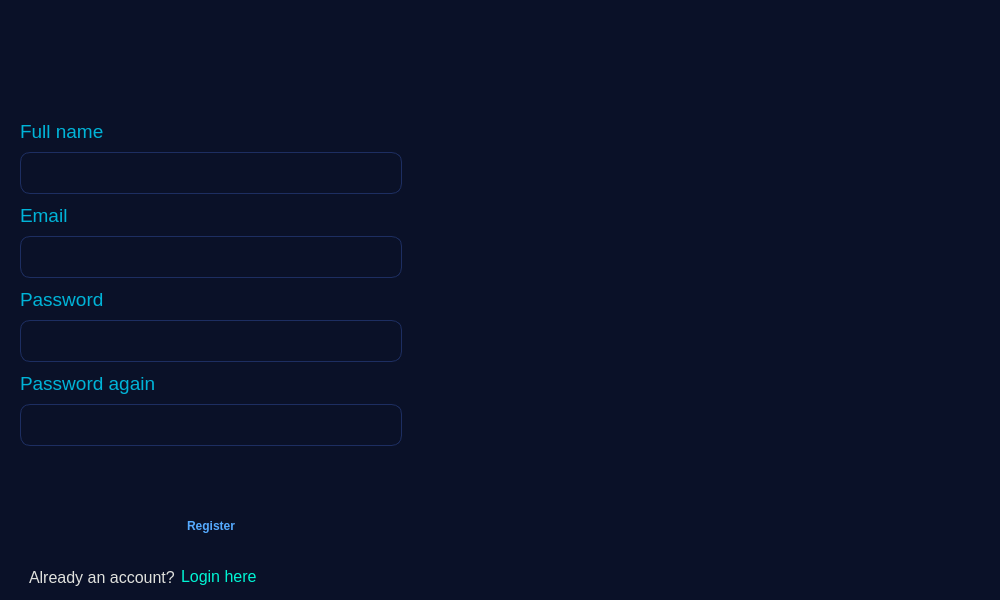
<?xml version="1.0" encoding="UTF-8"?>
<ui version="4.0">
 <class>MainWindow</class>
 <widget class="QMainWindow" name="MainWindow">
  <property name="geometry">
   <rect>
    <x>0</x>
    <y>0</y>
    <width>1000</width>
    <height>600</height>
   </rect>
  </property>
  <property name="sizePolicy">
   <sizepolicy hsizetype="Preferred" vsizetype="Fixed">
    <horstretch>0</horstretch>
    <verstretch>0</verstretch>
   </sizepolicy>
  </property>
  <property name="minimumSize">
   <size>
    <width>1000</width>
    <height>600</height>
   </size>
  </property>
  <property name="maximumSize">
   <size>
    <width>1000</width>
    <height>600</height>
   </size>
  </property>
  <property name="windowTitle">
   <string>MainWindow</string>
  </property>
  <widget class="QWidget" name="centralwidget">
   <property name="sizePolicy">
    <sizepolicy hsizetype="Fixed" vsizetype="Preferred">
     <horstretch>0</horstretch>
     <verstretch>0</verstretch>
    </sizepolicy>
   </property>
   <property name="minimumSize">
    <size>
     <width>1000</width>
     <height>600</height>
    </size>
   </property>
   <property name="maximumSize">
    <size>
     <width>1000</width>
     <height>600</height>
    </size>
   </property>
   <property name="styleSheet">
    <string notr="true">/* Nền xanh dương cực đậm huyền bí */
#centralwidget {
	background: #0A1128;
}

/* Các ô nhập dữ liệu nền xanh đêm, chữ trắng */
#full_name, #email, #password, #password_2 {
	background: #131F42;
	border: 1px solid #1D2E61;
	border-radius: 10px;
	min-height: 40px;
	padding-left: 10px;
	color: #FFFFFF;
}
#full_name:focus, #email:focus, #password:focus, #password_2:focus {
	border: 1.5px solid #00B4D8; /* Lên viền xanh sáng của logo khi click chuột vào */
}

/* Các nhãn chữ đổi sang màu xanh sáng cho dễ đọc */
QLabel {
	color: #00B4D8;
}

/* Nút Register màu xanh Cyan nổi bần bật */
#signup {
	background: #00B4D8;
	color: #0A1128;
	font-weight: bold;
	border: none;
	outline: none;
	border-radius: 10px;
	min-height: 40px;
}
#signup:hover {
	background: #00F5D4; /* Di chuột vào sẽ sáng rực lên */
}

/* Chữ gợi ý và link Login */
#label_5 {
	color: #E0E1DD;
}
#nav_login {
	color: #00F5D4;
	background: transparent;
	border: none;
	outline: none;	
	text-align: left; 
}
#nav_login:hover {
	color: #FFFFFF;
	text-decoration: underline;
}</string>
   </property>
   <layout class="QHBoxLayout" name="horizontalLayout" stretch="0,1">
    <property name="spacing">
     <number>11</number>
    </property>
    <property name="leftMargin">
     <number>11</number>
    </property>
    <property name="topMargin">
     <number>11</number>
    </property>
    <item>
     <widget class="QWidget" name="widget" native="true">
      <property name="sizePolicy">
       <sizepolicy hsizetype="Preferred" vsizetype="Minimum">
        <horstretch>0</horstretch>
        <verstretch>0</verstretch>
       </sizepolicy>
      </property>
      <property name="minimumSize">
       <size>
        <width>400</width>
        <height>600</height>
       </size>
      </property>
      <property name="maximumSize">
       <size>
        <width>400</width>
        <height>600</height>
       </size>
      </property>
      <property name="styleSheet">
       <string notr="true">background: transparent;</string>
      </property>
      <layout class="QVBoxLayout" name="verticalLayout">
       <item>
        <widget class="QLabel" name="title">
         <property name="sizePolicy">
          <sizepolicy hsizetype="Preferred" vsizetype="Fixed">
           <horstretch>0</horstretch>
           <verstretch>0</verstretch>
          </sizepolicy>
         </property>
         <property name="minimumSize">
          <size>
           <width>0</width>
           <height>90</height>
          </size>
         </property>
         <property name="maximumSize">
          <size>
           <width>16777215</width>
           <height>90</height>
          </size>
         </property>
         <property name="font">
          <font>
           <family>Arial Black</family>
           <pointsize>16</pointsize>
           <weight>75</weight>
           <bold>true</bold>
          </font>
         </property>
         <property name="text">
          <string/>
         </property>
         <property name="pixmap">
          <pixmap>../../../Downloads/Pos_logo-removebg-preview.png</pixmap>
         </property>
         <property name="scaledContents">
          <bool>true</bool>
         </property>
         <property name="alignment">
          <set>Qt::AlignCenter</set>
         </property>
        </widget>
       </item>
       <item>
        <widget class="QLabel" name="label_6">
         <property name="sizePolicy">
          <sizepolicy hsizetype="Preferred" vsizetype="Minimum">
           <horstretch>0</horstretch>
           <verstretch>0</verstretch>
          </sizepolicy>
         </property>
         <property name="minimumSize">
          <size>
           <width>0</width>
           <height>30</height>
          </size>
         </property>
         <property name="maximumSize">
          <size>
           <width>16777215</width>
           <height>30</height>
          </size>
         </property>
         <property name="font">
          <font>
           <family>Arial</family>
           <pointsize>14</pointsize>
          </font>
         </property>
         <property name="text">
          <string>Full name</string>
         </property>
        </widget>
       </item>
       <item>
        <widget class="QLineEdit" name="full_name">
         <property name="minimumSize">
          <size>
           <width>0</width>
           <height>42</height>
          </size>
         </property>
         <property name="font">
          <font>
           <family>Arial</family>
           <pointsize>14</pointsize>
          </font>
         </property>
         <property name="styleSheet">
          <string notr="true"/>
         </property>
        </widget>
       </item>
       <item>
        <widget class="QLabel" name="label_3">
         <property name="sizePolicy">
          <sizepolicy hsizetype="Preferred" vsizetype="Minimum">
           <horstretch>0</horstretch>
           <verstretch>0</verstretch>
          </sizepolicy>
         </property>
         <property name="minimumSize">
          <size>
           <width>0</width>
           <height>30</height>
          </size>
         </property>
         <property name="maximumSize">
          <size>
           <width>16777215</width>
           <height>30</height>
          </size>
         </property>
         <property name="font">
          <font>
           <family>Arial</family>
           <pointsize>14</pointsize>
          </font>
         </property>
         <property name="text">
          <string>Email</string>
         </property>
        </widget>
       </item>
       <item>
        <widget class="QLineEdit" name="email">
         <property name="minimumSize">
          <size>
           <width>0</width>
           <height>42</height>
          </size>
         </property>
         <property name="font">
          <font>
           <family>Arial</family>
           <pointsize>14</pointsize>
          </font>
         </property>
         <property name="styleSheet">
          <string notr="true"/>
         </property>
        </widget>
       </item>
       <item>
        <widget class="QLabel" name="label_4">
         <property name="minimumSize">
          <size>
           <width>0</width>
           <height>30</height>
          </size>
         </property>
         <property name="maximumSize">
          <size>
           <width>16777215</width>
           <height>30</height>
          </size>
         </property>
         <property name="font">
          <font>
           <family>Arial</family>
           <pointsize>14</pointsize>
          </font>
         </property>
         <property name="text">
          <string>Password</string>
         </property>
        </widget>
       </item>
       <item>
        <widget class="QLineEdit" name="password">
         <property name="minimumSize">
          <size>
           <width>0</width>
           <height>42</height>
          </size>
         </property>
         <property name="baseSize">
          <size>
           <width>0</width>
           <height>30</height>
          </size>
         </property>
         <property name="font">
          <font>
           <family>Arial</family>
           <pointsize>14</pointsize>
          </font>
         </property>
         <property name="styleSheet">
          <string notr="true"/>
         </property>
         <property name="echoMode">
          <enum>QLineEdit::Password</enum>
         </property>
        </widget>
       </item>
       <item>
        <widget class="QLabel" name="label_7">
         <property name="minimumSize">
          <size>
           <width>0</width>
           <height>30</height>
          </size>
         </property>
         <property name="maximumSize">
          <size>
           <width>16777215</width>
           <height>30</height>
          </size>
         </property>
         <property name="font">
          <font>
           <family>Arial</family>
           <pointsize>14</pointsize>
          </font>
         </property>
         <property name="text">
          <string>Password again</string>
         </property>
        </widget>
       </item>
       <item>
        <widget class="QLineEdit" name="password_2">
         <property name="minimumSize">
          <size>
           <width>0</width>
           <height>42</height>
          </size>
         </property>
         <property name="baseSize">
          <size>
           <width>0</width>
           <height>30</height>
          </size>
         </property>
         <property name="font">
          <font>
           <family>Arial</family>
           <pointsize>14</pointsize>
           <kerning>true</kerning>
          </font>
         </property>
         <property name="styleSheet">
          <string notr="true"/>
         </property>
         <property name="echoMode">
          <enum>QLineEdit::Password</enum>
         </property>
        </widget>
       </item>
       <item>
        <widget class="QLabel" name="label_2">
         <property name="maximumSize">
          <size>
           <width>16777215</width>
           <height>130</height>
          </size>
         </property>
         <property name="styleSheet">
          <string notr="true">background: transparent;</string>
         </property>
         <property name="text">
          <string/>
         </property>
         <property name="pixmap">
          <pixmap>../img/logo.png</pixmap>
         </property>
         <property name="alignment">
          <set>Qt::AlignCenter</set>
         </property>
        </widget>
       </item>
       <item>
        <widget class="QPushButton" name="signup">
         <property name="minimumSize">
          <size>
           <width>0</width>
           <height>40</height>
          </size>
         </property>
         <property name="font">
          <font>
           <weight>75</weight>
           <bold>true</bold>
          </font>
         </property>
         <property name="styleSheet">
          <string notr="true">color: rgb(85, 170, 255);</string>
         </property>
         <property name="text">
          <string>Register</string>
         </property>
        </widget>
       </item>
       <item>
        <widget class="QWidget" name="widget_3" native="true">
         <property name="minimumSize">
          <size>
           <width>0</width>
           <height>50</height>
          </size>
         </property>
         <property name="maximumSize">
          <size>
           <width>16777215</width>
           <height>50</height>
          </size>
         </property>
         <property name="styleSheet">
          <string notr="true">background: transparent;</string>
         </property>
         <layout class="QHBoxLayout" name="horizontalLayout_2" stretch="0,1">
          <item>
           <widget class="QLabel" name="label_5">
            <property name="font">
             <font>
              <family>Arial</family>
              <pointsize>12</pointsize>
             </font>
            </property>
            <property name="text">
             <string>Already an account?</string>
            </property>
           </widget>
          </item>
          <item>
           <widget class="QPushButton" name="nav_login">
            <property name="font">
             <font>
              <family>Arial</family>
              <pointsize>12</pointsize>
             </font>
            </property>
            <property name="layoutDirection">
             <enum>Qt::LeftToRight</enum>
            </property>
            <property name="text">
             <string>Login here</string>
            </property>
           </widget>
          </item>
         </layout>
        </widget>
       </item>
      </layout>
     </widget>
    </item>
    <item>
     <widget class="QLabel" name="label">
      <property name="sizePolicy">
       <sizepolicy hsizetype="Preferred" vsizetype="Minimum">
        <horstretch>0</horstretch>
        <verstretch>0</verstretch>
       </sizepolicy>
      </property>
      <property name="minimumSize">
       <size>
        <width>600</width>
        <height>600</height>
       </size>
      </property>
      <property name="maximumSize">
       <size>
        <width>600</width>
        <height>600</height>
       </size>
      </property>
      <property name="styleSheet">
       <string notr="true">background: transparent;</string>
      </property>
      <property name="text">
       <string/>
      </property>
      <property name="pixmap">
       <pixmap>../../../Downloads/logo-removebg-preview.png</pixmap>
      </property>
      <property name="scaledContents">
       <bool>true</bool>
      </property>
      <property name="alignment">
       <set>Qt::AlignLeading|Qt::AlignLeft|Qt::AlignVCenter</set>
      </property>
     </widget>
    </item>
   </layout>
  </widget>
 </widget>
 <resources/>
 <connections/>
</ui>
